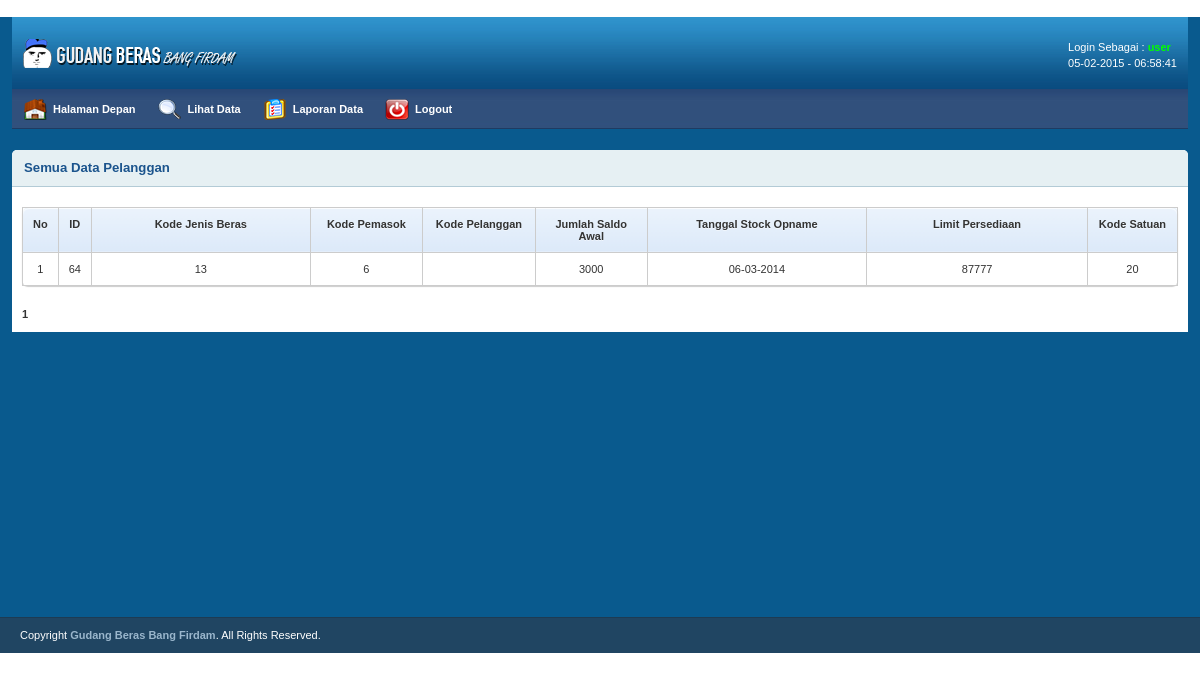
/main/lihat-saldo.php (signed in), run on the app's committed database.
### tables this page shows
CREATE TABLE IF NOT EXISTS `saldo` (
  `id` int(11) NOT NULL AUTO_INCREMENT,
  `kd_jenisberas` varchar(11) NOT NULL,
  `kd_pemasok` varchar(10) NOT NULL,
  `kd_pelanggan` varchar(11) NOT NULL,
  `saldo` int(30) NOT NULL,
  `tgl_stock_opname` varchar(11) NOT NULL,
  `tanggal` varchar(11) NOT NULL,
  `limit_persediaan` int(50) NOT NULL,
  `kd_satuan` varchar(10) NOT NULL,
  PRIMARY KEY (`id`)
);

### main/lihat-saldo.php (the view, shortened to what this page needs)
<?php
if(isset($_SESSION["user"]) && ($_SESSION["passwd"])){
?>
﻿<?php include_once("include/headernav.php"); ?>
        <div class="grid_12" style="margin-bottom:265px;">
            <div class="box round first fullpage">
                <h2>Semua Data Pelanggan</h2>
                <div class="block">
			<form method="POST" action="lihat-pelanggan.php">
			<table class="bordered">
    			<thead>
				<?php
					if(isset($_SESSION['level'])){
						if($_SESSION['level'] == "admin"){
				?>
    				<tr>
					<th width="1%"><center>No</center></th>
					<th width="1%"><center>ID</center></th>
					<th width="20%"><center>Kode Jenis Beras</center></th>
					<th width="10%"><center>Kode Pemasok</center></th>
					<th width="10%"><center>Kode Pelanggan</center></th>
					<th width="10%" ><center>Jumlah Saldo Awal</center></th>
					<th width="20%" ><center>Tanggal Stock Opname</center></th>
					<th width="20%" ><center>Limit Persediaan</center></th>
					<th width="20%" ><center>Kode Satuan</center></th>
					<th width="20%" ><center>Proses</center></th>
    				</tr>
				<?php
						}else if($_SESSION['level'] == "user"){
				?>
				<tr>
					<th width="1%"><center>No</center></th>
					<th width="1%"><center>ID</center></th>
					<th width="20%"><center>Kode Jenis Beras</center></th>
					<th width="10%"><center>Kode Pemasok</center></th>
					<th width="10%"><center>Kode Pelanggan</center></th>
					<th width="10%" ><center>Jumlah Saldo Awal</center></th>
					<th width="20%" ><center>Tanggal Stock Opname</center></th>
					<th width="20%" ><center>Limit Persediaan</center></th>
					<th width="20%" ><center>Kode Satuan</center></th>
    				</tr>
				<?php
						}
				}
				?>
			<?php
			$i = 1;
			$dataPerPage = 5;
			if(isset($_GET['page'])){
				$noPage = $_GET['page'];
			}else{
				$noPage = 1;
			}
			$offset = ($noPage - 1) * $dataPerPage;
			$keula = mysql_query("SELECT * FROM saldo LIMIT $offset, $dataPerPage");
			while($data=mysql_fetch_array($keula)){
				if(isset($_SESSION['level'])){
					if($_SESSION['level'] == "admin"){
						echo "<tr><td><center>".$i."</center></td>
								<td><center>".$data["id"]."</center></td>
								<td><center>".$data["kd_jenisberas"]."</center></td>
								<td><center>".$data["kd_pemasok"]."</center></td>
								<td><center>".$data["kd_pelanggan"]."</center></td>
								<td><center>".$data["saldo"]."</center></td>
								<td><center>".$data["tgl_stock_opname"]."</center></td>
								<td><center>".$data["limit_persediaan"]."</center></td>
								<td><center>".$data["kd_satuan"]."</center></td>
								<td><center><a href='#' onClick=\"return konfirmasiHapus('".$data["id"]."','".$data["kd_jenisberas"]."','".$data["kd_pemasok"]."','".$data["kd_pelanggan"]."','".$data["saldo"]."','".$data["tgl_stock_opname"]."','".$data["tanggal"]."','".$data["limit_persediaan"]."','".$data["kd_satuan"]."');\" value='Hapus'><img src='../images/main/del.gif' /></a></center></td></tr>";
							$i++;
					}else if($_SESSION['level'] == "user"){
						echo "<tr><td><center>".$i."</center></td>
								<td><center>".$data["id"]."</center></td>
								<td><center>".$data["kd_jenisberas"]."</center></td>
								<td><center>".$data["kd_pemasok"]."</center></td>
								<td><center>".$data["kd_pelanggan"]."</center></td>
								<td><center>".$data["saldo"]."</center></td>
								<td><center>".$data["tgl_stock_opname"]."</center></td>
								<td><center>".$data["limit_persediaan"]."</center></td>
								<td><center>".$data["kd_satuan"]."</center></td>";
							$i++;
					}
				}
			}if($_SESSION['level'] == "admin"){
				if(isset($_GET["id"]) != ""){
					$delete = mysql_query("DELETE FROM saldo WHERE id=".$_GET['id']."");
						echo "<script language='javascript'>alert('Data berhasil di Hapus');</script>";
						echo '<meta http-equiv="refresh" content="0; url=lihat-saldo.php">';
				}
			}if($_SESSION['level'] == "user"){
				if($_GET["id"] != ""){
						echo '<meta http-equiv="refresh" content="0; url=lihat-saldo.php">';
				}
			}
				$hasil = mysql_query("SELECT COUNT(*) AS jumData FROM saldo");
				$data = mysql_fetch_array($hasil);
				$jumData = $data['jumData'];
			$jumPage = ceil($jumData/$dataPerPage);
			?>
    			</thead>
			</table>
			</form>
		<?php
			for($page = 1; $page <= $jumPage; $page++){
				if((($page >= $noPage - 3) && ($page <= +3)) || ($page ==1) || ($page == $jumPage)){
						if(($page == $noPage)) echo "<b>".$page."</b>";
						else echo "<a href='".$_SERVER['PHP_SELF']."?page=".$page."'> ".$page." </a>";
					}
				}
				?>
            </div>
        </div>
    </div>
<?php include "include/footerinfo.php"; ?>
</body>
</html>
<?php
}else{
	header("location:../index.php");
}
?>

### css/main/text.css (style rules this page uses)
body { font: 13px/1.5 Tahoma, Helvetica, Arial, 'Liberation Sans', FreeSans, sans-serif; }
h2 { font-size: 23px; }
p, dl, hr, h1, h2, h3, h4, h5, h6, ol, ul, pre, table, address, fieldset { margin-bottom: 20px; }

### css/main/grid.css (style rules this page uses)
.grid_12 { display: inline;float: left;margin-left: 1%;margin-right: 1%; }
.container_12 .grid_12 { width: 98%; }

### css/main/layout.css (style rules this page uses)
body { background: #fff; color: #333; font-size: 11px; padding: 0 0 0px; }
h1, h2, h3, h4, h5, h6 { line-height:1.2em; margin-bottom:.3em; }
h2 { margin-top:1em; }
.box { background:#fff; margin-bottom:20px; padding:10px 10px 10px 10px; margin-left:-8px; }
.box.round { -moz-border-radius: 5px 5px 0px 0px; -webkit-border-radius: 5px 5px 0px 0px; border-radius: 5px 5px 0px 0px; }
.box h2 { font-size:1.2em; font-weight:bold; color:#1B548D; background:#E6F0F3; margin:-10px -10px 0 -10px; padding:10px 12px; border-bottom:1px solid #B3CBD6; -moz-border-radius: 5px 5px 0px 0px; -webkit-border-radius: 5px 5px 0px 0px; border-radius: 5px 5px 0px 0px; }
.box.first { margin-top:20px; }
.block { padding-top:20px; }
.fullpage { margin-left:0px; }
.bordered { border: solid #ccc 1px; -moz-border-radius: 6px; -webkit-border-radius: 6px; border-radius: 6px; -webkit-box-shadow: 0 1px 1px #ccc; -moz-box-shadow: 0 1px 1px #ccc; box-shadow: 0 1px 1px #ccc; }
.bordered td, .bordered th { border-left: 1px solid #ccc; border-top: 1px solid #ccc; padding: 10px; text-align: left; }
.bordered th { background-color: #dce9f9; background-image: -webkit-gradient(linear, left top, left bottom, from(#ebf3fc), to(#dce9f9)); background-image: -webkit-linear-gradient(top, #ebf3fc, #dce9f9); background-image: -moz-linear-gradient(top, #ebf3fc, #dce9f9); background-image: -ms-linear-gradient(top, #ebf3fc, #dce9f9); background-image: -o-linear-gradient(top, #ebf3fc, #dce9f9); background-image: linear-gradient(top, #ebf3fc, #dce9f9); -webkit-box-shadow: 0 1px 0 rgba(255,255,255,.8) inset; -moz-box-shadow:0 1px 0 rgba(255,255,255,.8) inset; box-shadow: 0 1px 0 rgba(255,255,255,.8) inset; border-top: none; text-shadow: 0 1px 0 rgba(255,255,255,.5); }
.bordered td:first-child, .bordered th:first-child { border-left: none; }
.bordered th:first-child { -moz-border-radius: 6px 0 0 0; -webkit-border-radius: 6px 0 0 0; border-radius: 6px 0 0 0; }
.bordered th:last-child { -moz-border-radius: 0 6px 0 0; -webkit-border-radius: 0 6px 0 0; border-radius: 0 6px 0 0; }
.bordered tr:last-child td:first-child { -moz-border-radius: 0 0 0 6px; -webkit-border-radius: 0 0 0 6px; border-radius: 0 0 0 6px; }
.bordered tr:last-child td:last-child { -moz-border-radius: 0 0 6px 0; -webkit-border-radius: 0 0 6px 0; border-radius: 0 0 6px 0; }

### data on the page
saldo: id "64", kd_jenisberas "13", kd_pemasok "6", saldo "3000", tgl_stock_opname "06-03-2014", limit_persediaan "87777", kd_satuan "20"

### other printed values
$_SESSION['level'] "user"
